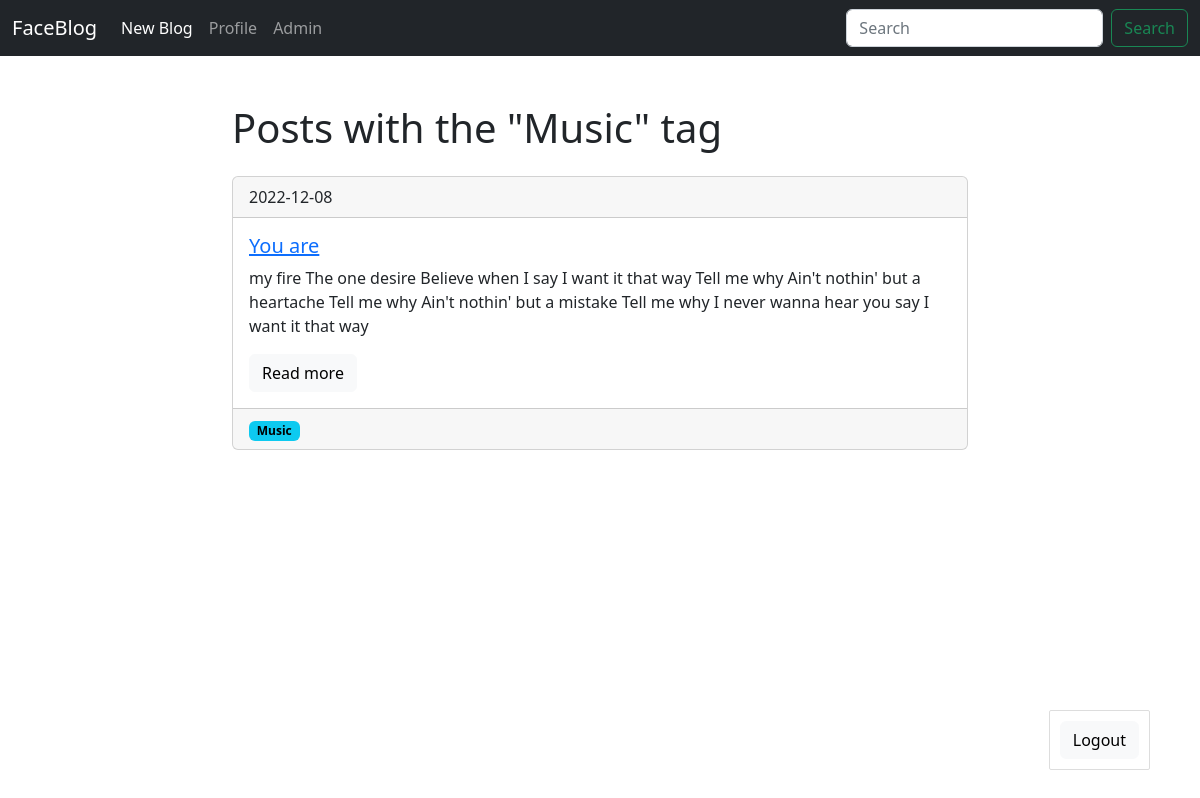
Page /blog/tags/Music (signed in) on the committed database.
### models.py (models this page shows, shortened)
class Tag(db.Model):
    id = db.Column(db.Integer, primary_key=True)
    title = db.Column(db.String(140))
    slug = db.Column(db.String(140), unique=True)

class Post(db.Model):
    id = db.Column(db.Integer, primary_key=True)
    title = db.Column(db.String(140))
    slug = db.Column(db.String(140), unique=True)
    body = db.Column(db.Text)
    created = db.Column(db.DateTime, default=datetime.now())
    tags = db.relationship('Tag', secondary=posts_tags, backref=db.backref('posts'), lazy='dynamic')

### posts/blueprint.py (the view)
@posts.route('/tags/<slug>')
def tag_detail(slug):
    tag = Tag.query.filter(Tag.slug == slug).first_or_404()
    return render_template('posts/tag_detail.html', tag=tag)

### posts/templates/posts/tag_detail.html (shortened to what this page needs)
{% extends 'base.html' %}
{% block content%}
    <h1>Posts with  the "{{ tag.title }}" tag</h1>
    {% for post in tag.posts %}
        {% include 'posts/includes/card.html' %}
    {% endfor %}
{% endblock %}

### posts/templates/posts/includes/card.html
<div class="card mb-4 mt-4">
            <div class="card-header">
                {{ post.created.date() }}
            </div>
            <div class="card-body">
                <h5 class="card-title">
                    <a href="{{ url_for('posts.post_detail', slug=post.slug) }}">{{post.title}}</a>
                </h5>
                <p class="card-text"> {{post.body}} </p>
                <a href=" {{url_for('posts.post_detail', slug=post.slug)}} " class="btn btn-light">Read more</a>
            </div>
            {% if post.tags.count() %}
                <div class="card-footer text-muted">
                    {% for tag in post.tags %}
                    <a href="{{ url_for('posts.tag_detail',slug=tag.slug) }}">
                        <span class="badge text-bg-info">
                            {{ tag.title }}
                        </span>
                    </a>
                    {% endfor %}
                </div>
            {% endif %}
        </div>

### rows in the picture
Tag: title "Music"
Post: created "2022-12-08", title "You are", body "my fire The one desire Believe when I say I want it that way Tell me why Ain't nothin' but a heartache Tell me why Ain't nothin' but a mistake Tell me why I never wanna hear you say I want it that way"
